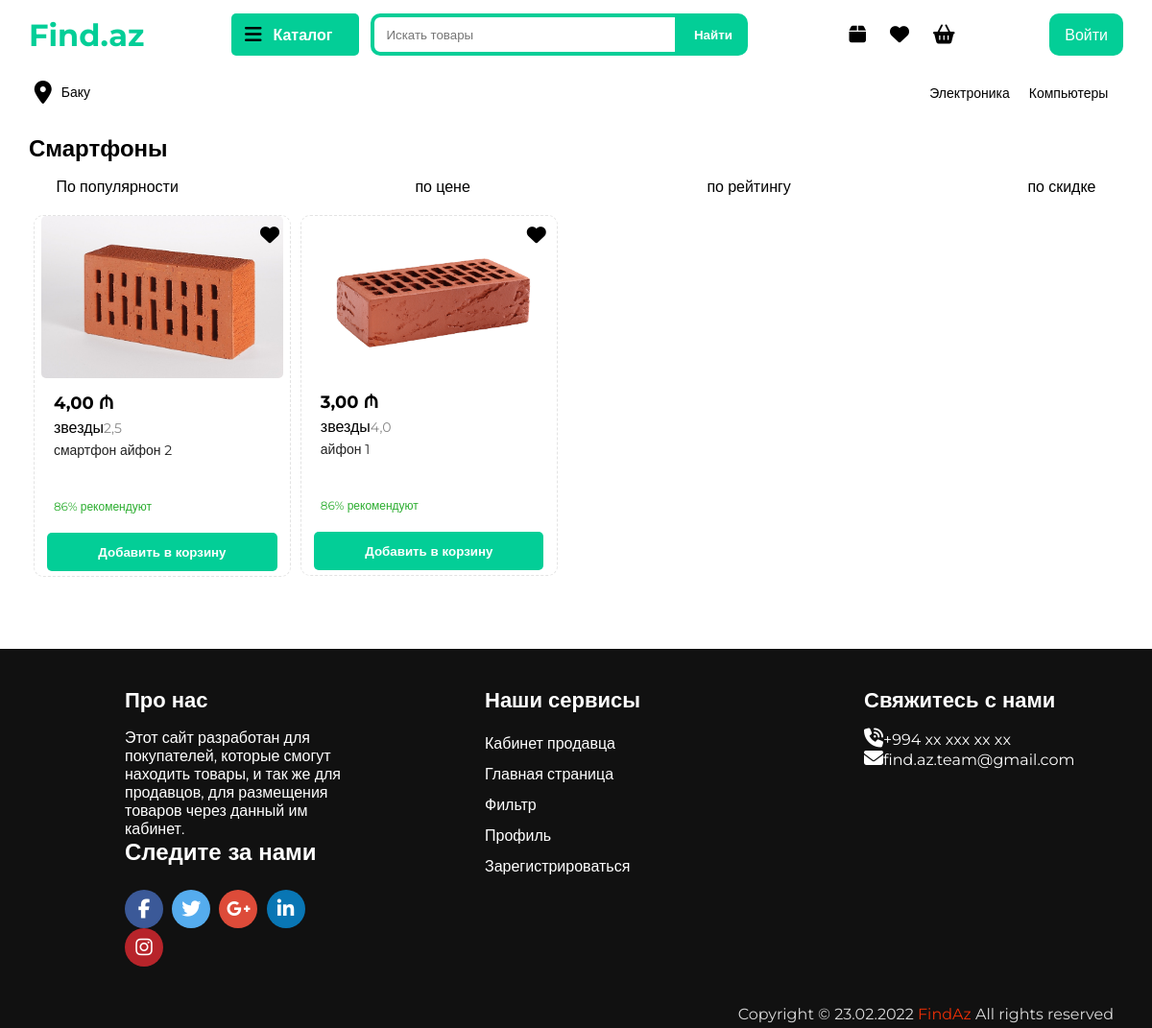
Screenshot of /podpodcategory/smartfony/ with the database file from the repository.
### homepage/models.py (models this page shows, shortened)
class Category(models.Model):
    name = models.CharField(max_length=100, db_index=True, unique=True, verbose_name="Категории")
    slug = models.SlugField(max_length=255, unique=True, db_index=True, verbose_name="URL")
    icon = models.CharField(max_length=255, verbose_name="Класс иконки")
    topic = models.CharField(max_length=255, verbose_name="Класс категории")
    def get_absolute_url(self):
        return reverse('category', kwargs={"catslug": self.slug})
    class Meta:
        verbose_name = "Категория"
        verbose_name_plural = "Категории"
        ordering = ['id']

class Tovar(models.Model):
    title = models.CharField(max_length=255, verbose_name="Название Товара")
    title_small = models.CharField(max_length=255, null=True, verbose_name="Название товара для поиска")
    slug = models.SlugField(max_length=255, unique=True, db_index=True, verbose_name="URL")
    for_adult = models.BooleanField(default=False, verbose_name="Товар для взрослых")
    barcode = models.CharField(max_length=255, verbose_name="Штрих код")
    brand = models.CharField(max_length=255, verbose_name="Бренд или производитель")
    weight = models.CharField(max_length=20, verbose_name="Вес")
    height = models.CharField(max_length=20, verbose_name="Высота")
    width = models.CharField(max_length=20, verbose_name="Ширина")
    length = models.CharField(max_length=20, verbose_name="Длина")
    country_of_origin = models.CharField(max_length=255, verbose_name="Страна производства")
    producer = models.CharField(max_length=255, verbose_name="Изготовитель")
    age_to_use = models.CharField(max_length=255, verbose_name="С какого возраста пользоваться")
    expiration_date_for_meal = models.CharField(max_length=255, verbose_name="Срок годности")
    expiration_date_for_gadgets = models.CharField(max_length=255, verbose_name="Срок службы")
    guarantee_period = models.CharField(max_length=255, verbose_name="Гарантийный период")
    content = models.TextField(verbose_name="Описание Товара")
    content_small = models.TextField(null=True, verbose_name="Описание Товара")
    photo_main = models.ImageField(upload_to=content_file_name, verbose_name="Фото главное")
    photo_1 = models.ImageField(upload_to=content_file_name, verbose_name="Фото 1", blank=True)
    photo_2 = models.ImageField(upload_to=content_file_name, verbose_name="Фото 2", blank=True)
    photo_3 = models.ImageField(upload_to=content_file_name, verbose_name="Фото 3", blank=True)
    photo_4 = models.ImageField(upload_to=content_file_name, verbose_name="Фото 4", blank=True)
    photo_5 = models.ImageField(upload_to=content_file_name, verbose_name="Фото 5", blank=True)
    photo_6 = models.ImageField(upload_to=content_file_name, verbose_name="Фото 6", blank=True)
    photo_7 = models.ImageField(upload_to=content_file_name, verbose_name="Фото 7", blank=True)
    photo_8 = models.ImageField(upload_to=content_file_name, verbose_name="Фото 8", blank=True)
    price = models.DecimalField(max_digits=10, decimal_places=2, verbose_name="Цена")
    price_with_skidka = models.DecimalField(max_digits=10, decimal_places=2, verbose_name="Цена со скидкой")
    time_create = models.DateTimeField(auto_now_add=True, verbose_name="Время создания")
    time_update = models.DateTimeField(auto_now=True, verbose_name="Время загрузки")
    cat = models.ForeignKey('Category', on_delete=models.PROTECT, verbose_name="Категории")
    podcat = models.ForeignKey('PodCat', on_delete=models.PROTECT, verbose_name="Подкатегории")
    podpodcat = models.ForeignKey('PodPodCat', on_delete=models.PROTECT, verbose_name="Подподкатегория")
    properties = models.JSONField(verbose_name="Характеристики в подподкатегории")
    created_by = models.ForeignKey("User", on_delete=models.CASCADE, verbose_name="Кем добавлено")
    open_times = models.SmallIntegerField(default=0, verbose_name="Сколько раз открыто")
    rating = models.FloatField(default=0)
    rating_from_user = models.ManyToManyField("User", related_name="rating_user", through="Rating_andComments")
    def get_absolute_url(self):
        return reverse('showtovar', kwargs={"tovarslug": self.slug})
    class Meta:
        verbose_name = "Товар"
        verbose_name_plural = "Товары"
        ordering = ['-time_create']

class PodPodCat(models.Model):
    name = models.CharField(max_length=100, db_index=True, unique=True, verbose_name="Подподкатегория категории")
    slug = models.SlugField(max_length=255, unique=True, db_index=True, verbose_name="URL")
    maincat = models.ForeignKey("Category", on_delete=models.PROTECT, verbose_name="Основная категория")
    mainpodcat = models.ForeignKey("PodCat", on_delete=models.PROTECT, verbose_name="Подкатегория основной категории")
    def __str__(self):
        return self.name
    def get_absolute_url(self):
        return reverse('podpodcategory', kwargs={"podpodcatslug": self.slug})
    class Meta:
        verbose_name = "ПодПодкатегория"
        verbose_name_plural = "ПодПодКатегории"
        ordering = ['id']

### homepage/views.py (the view)
# urls.py: path('podpodcategory/<slug:podpodcatslug>/', HomeCategory.as_view(), name='podpodcategory'),
class HomeCategory(DataMixin, ListView):
    model = Tovar
    template_name = "homepage/filter-index.html"
    context_object_name = "tovari"
    allow_empty = True
    def get_context_data(self, *, object_list=None, **kwargs):
        context = super().get_context_data(**kwargs)
        podcats = PodCat.objects.all()
        podpodcats = PodPodCat.objects.all()
        try:
            fav_user = auth.get_user(self.request)
            fav_tovari = fav_user.user_favorite.all()
            cart_tovari = fav_user.user_cart.all()
            context["salesman"] = fav_user
            context["fav_tovari"] = fav_tovari
            context["cart_tovari"] = cart_tovari
            context["fav_tovari_id_list"] = [i.id for i in fav_tovari]
            context["cart_tovari_id_list"] = [i.id for i in cart_tovari]
        except:
            context["salesman"] = ""
            context["fav_tovari"] = []
            context["cart_tovari"] = []
        list_of_properties = Tovar.objects.filter(podpodcat__slug=self.kwargs['podpodcatslug'])
        goods = [i.properties for i in list_of_properties]
        list_of_properties_temp = {}
        for property in goods[0]:
            list_of_properties_temp[goods[0][property][0]] = list(set([good[property][1] for good in goods if good[property][1]!=None]))
        context["list_of_properties"] = list_of_properties_temp
        context["pcats"] = podcats
        context["ppcats"] = podpodcats
        c_def = self.get_user_context(title="FindAz - Категория - " + str(context['tovari'][0].podpodcat), cat_selected=context["tovari"][0].cat_id)
        return dict(list(context.items()) + list(c_def.items()))
    def get_queryset(self):
        return Tovar.objects.filter(podpodcat__slug=self.kwargs['podpodcatslug'])

### homepage/models.py (called while the page is built)
    def get_absolute_url(self):
        return reverse('podcategory', kwargs={"podcatslug": self.slug})

### homepage/utils.py (called while the page is built)
    def get_user_context(self, **kwargs):
        context = kwargs
        cats = Category.objects.order_by('id')
        context['cats'] = cats
        if 'cat_selected' not in context:
            context['cat_selected'] = 0
        return context

### homepage/templates/homepage/filter-index.html (shortened to what this page needs)
{% extends 'homepage/layout.html' %}
{% load static %}
{% block content %}
    <div class="filter-content">
        <h2>{{ tovari.0.podpodcat.name }}</h2>
        <div class="filter-and-content">
            <div class="filter-main-content">
                <div class="filter-content-header">
                    <ul>
                        <li>По популярности</li>
                        <li>по цене</li>
                        <li>по рейтингу</li>
                        <li>по скидке</li>
                    </ul>
                </div>
                <div class="tovari">
                    {% for tovar in tovari %}
                    <div class="qlavniy-tovar">
						<div class="izbranniy-tovar">
                            {% if request.user.is_authenticated %}
                                <label for="{{ tovar.pk }}" class="{% if tovar in fav_tovari %}red{% endif %}">
                                    <i class="fa-solid fa-heart {{ tovar.pk }}"></i>
                                </label>
                                <input name="favorite" style="display: none" class='heart' type="checkbox" id="{{ tovar.pk }}">
                            {% else %}
                                    <i class="fa-solid fa-heart"></i>
                            {% endif %}
                        </div>
						<a href="{{ tovar.get_absolute_url }}">
							<div class="qlavniy-tovar-img"><img src="{{ tovar.photo_main.url }}" alt=""></div>
							<span class="tovar-info">
                                <div class="chena">{{ tovar.price }} ₼</div>
                                <div class="reyting">
                                    <div class="zvezda">звезды</div>
                                    <div class="chislo-ochenik">{{ tovar.rating }}</div>
                                </div>
                                <div class="tovar-name">{{ tovar.title|truncatewords:10 }}</div>
                                <div class="rekomenduyemost">86% рекомендуют</div>
						    </span>
						</a>
						{% if tovar in cart_tovari %}
						    <div class="button"><input type="button" value="В корзине" class="vkorzine"></div>
                        {% else %}
						    <div class="button"><input type="button" value="Добавить в корзину"></div>
                        {% endif %}
					</div>
                    {% endfor %}
                </div>
            </div>
        </div>
    </div>
{% endblock content %}

### homepage/templates/homepage/layout.html (shortened to what this page needs)
{% load static %}
<!DOCTYPE html>
	<html lang="en">
	<head>
		<link rel="stylesheet" type="text/css"  href="{% static 'homepage/css/style-new.css' %}">
	</head>
	<body>
	<header class="desktop-header">
		<div class="pervaya-stupen">
			<div class="logo">
				<div class="logo-text"><a href="{% url 'home' %}">Find.az</a></div>
			</div>
			<div class="poiskovoy-div">
				<div class="katalog" onclick="movekatalog()">
					<div class="katalog-icon"><i class="fa-solid fa-bars"></i></div>
					<div class="katalog-text">Каталог</div>
				</div>
				<div class="poiskovik">
                    <input type="text" placeholder="Искать товары" class="poisk-tovarov">
                    <input type="button" value="Найти">
				</div>
			</div>
			<div class="knopochniy-div">
				<div class="zakazi">
					<a href="{% if request.user.is_authenticated %}{% else %}{% url 'login' %}{% endif %}">
						<div class="zakazi-icon"><i class="fa-solid fa-box"></i></div>
					</a>
				</div>
				<div class="izbrannoe">
					<a href="{% if request.user.is_authenticated %}{% url 'show_favorites' %}{% else %}{% url 'login' %}{% endif %}">
						<div class="izbranoe-icon"><i class="fa-solid fa-heart"></i></div>
					</a>
				</div>
				<div class="korzina">
					<a href="{% if request.user.is_authenticated %}{% url 'show_cart' %}{% else %}{% url 'login' %}{% endif %}">
						<div class="korzina-icon"><i class="fa-solid fa-basket-shopping"></i></div>
					</a>
				</div>
			</div>
			{% if request.user.is_authenticated %}
				<div  class="logo-of-profile-in-mainpg">
					<div class="img">
						<img src="">
					</div>
					<div class="perexodi-iz-mainpg">
						<h4><a href="">{{ user.last_name }} {{ user.first_name }}</a></h4>
						<ul>
                            {% if user.is_seller == True %}
							    <li><a href="{{ salesman.get_absolute_url }}">Профиль</a></li>
                            {% endif %}
							<li><a href="">Настройки</a></li>
                            {% if user.is_seller == True %}
							    <li><a href="{% url 'addtovar' %}">Добавить товар</a></li>
                            {%  endif %}
                            <li><a href="{% url 'logout' %}">Выход</a></li>
						</ul>
					</div>
				</div>
			{% else %}
				<div  class="voyti">
					<a href="{% url 'login' %}">
						<div class="voyti-knopka">
							<div class="voyti-text">Войти</div>
						</div>
					</a>
				</div>
			{% endif %}
		</div>
		<div class="ftoraya-stupen">
			<div class="mesopolojeniye">
				<div class="mesopolojeniye-icon"><i class="fa-solid fa-location-dot"></i></div>
				<div class="mesopolojeniye-qorod">Баку</div>
			</div>
			<div class="top-kateqorii">
				<ul class="spisok-kateqoriy">
                    {% for i in cats %}
                        <li><a href="{{ i.get_absolute_url }}">{{ i.name }}</a></li>
                    {% endfor %}
				</ul>
			</div>
		</div>
	</header>
	{% block content %}
	{% endblock content %}
    <footer>
		<div class="content">
			<div class="left box">
				<div class="upper">
					<div class="topic">Про нас</div>
					<p>Этот сайт разработан для покупателей, которые смогут находить товары, и так же для продавцов, для размещения товаров через данный им кабинет.</p>
				</div>
				<div class="footer-social-link">
				<h3>Следите за нами</h3>
				<ul>
					<li>
						<a href="#">
							<i class="fa fa-facebook"></i>
						</a>
					</li>
					<li>
						<a href="#">
							<i class="fa fa-twitter"></i>
						</a>
					</li>
					<li>
						<a href="#">
							<i class="fa fa-google-plus"></i>
						</a>
					</li>
					<li>
						<a href="#">
							<i class="fa fa-linkedin"></i>
						</a>
					</li>
					<li>
						<a href="#">
							<i class="fa fa-instagram"></i>
						</a>
					</li>
				</ul>
			</div>
			</div>
			<div class="middle box">
				<div class="topic">Наши сервисы</div>
				<div><a href="{% if user.is_seller == True %}{% url "addtovar" %}{% else %}{% url 'login' %}{% endif %}">Кабинет продавца</a></div>
				<div><a href="{% url "home" %}">Главная страница</a></div>
				<div><a href="{% url "home" %}">Фильтр</a></div>
				<div><a href="{% if user.is_seller == True %}{{ user.get_absolute_url }}{% else %}{% url 'login' %}{% endif %}">Профиль</a></div>
				<div><a href="{% url "register" %}">Зарегистрироваться</a></div>
			</div>
			<div class="right box">
				<div class="topic">Свяжитесь с нами</div>
				<div class="phone">
					<a href="#"><i class="fas fa-phone-volume"></i>+994 xx xxx xx xx</a>
				</div>
				<div class="email">
					<a href="#"><i class="fas fa-envelope"></i>find.az.team@gmail.com</a>
				</div>
			</div>
		</div>
		<div class="bottom">
			<p>Copyright © 23.02.2022 <a href="#">FindAz</a> All rights reserved</p>
		</div>
	</footer>
</body>
</html>

### rows the page displays
Category: name "Электроника"
Category: name "Компьютеры"
Tovar: podpodcat.name "Смартфоны", photo_main (picture), price "4,00", rating "2,5", title "смартфон айфон 2"
Tovar: photo_main (picture), price "3,00", rating "4,0", title "айфон 1"
